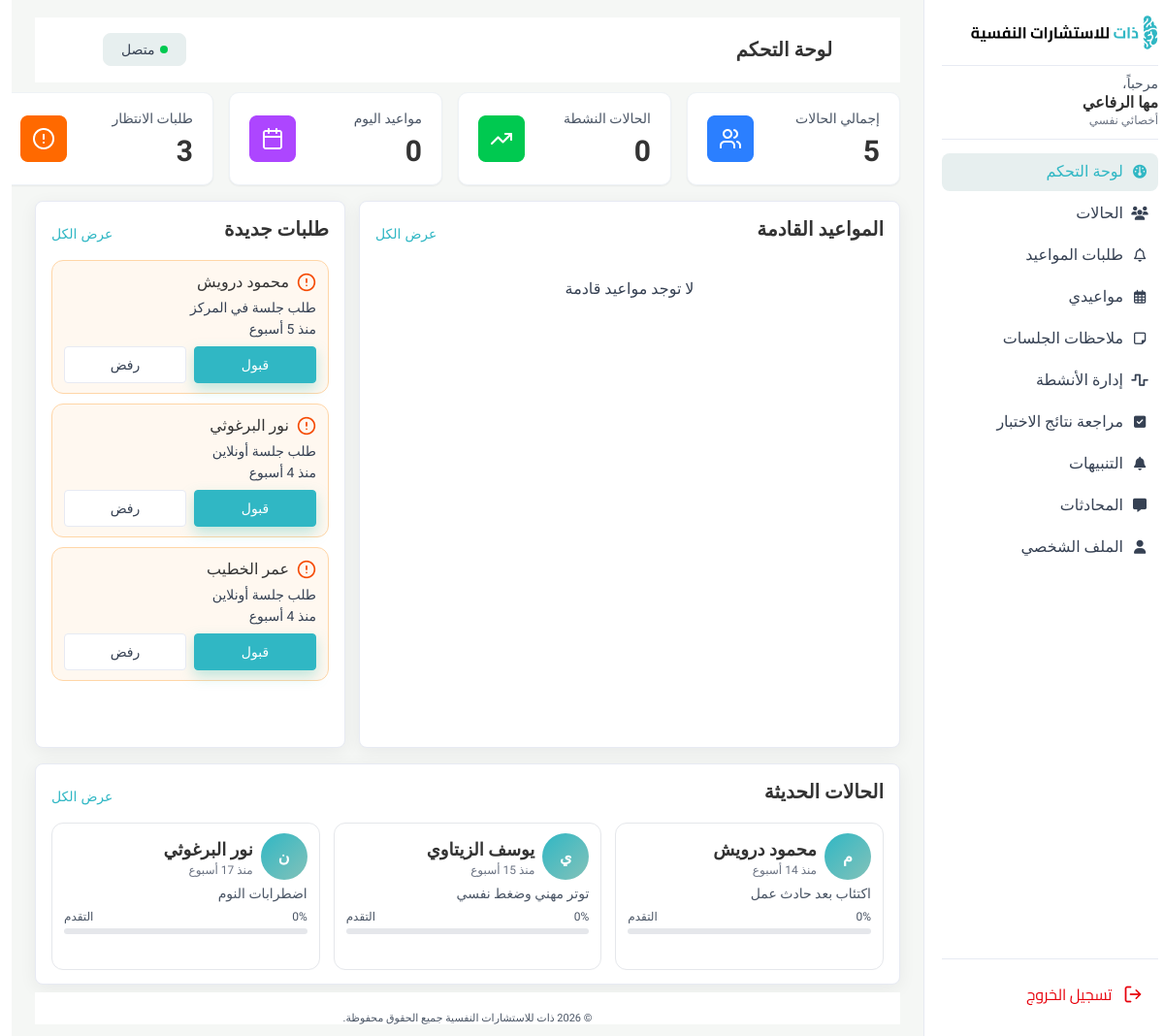
/Therapist/therapist/therapist-dashboard/index.php (signed in), run on the app's committed database.
### tables this page shows
CREATE TABLE `appointments` (
  `appointment_id` int(11) NOT NULL,
  `case_id` int(11) DEFAULT NULL,
  `therapist_id` int(11) DEFAULT NULL,
  `client_id` int(11) DEFAULT NULL,
  `date_time` datetime NOT NULL,
  `duration_min` smallint(5) UNSIGNED NOT NULL DEFAULT 60,
  `mode` varchar(10) NOT NULL CHECK (`mode` in ('ONLINE','IN_CENTER')),
  `room_number` varchar(20) DEFAULT NULL,
  `zoom_link` varchar(500) DEFAULT NULL,
  `status` varchar(15) NOT NULL DEFAULT 'REQUESTED' CHECK (`status` in ('REQUESTED','CONFIRMED','COMPLETED','CANCELLED')),
  `cancel_reason` text DEFAULT NULL,
  `created_at` datetime NOT NULL DEFAULT current_timestamp(),
  `last_updated` datetime NOT NULL DEFAULT current_timestamp() ON UPDATE current_timestamp(),
  `session_type` enum('CONSULTATION','THERAPY') NOT NULL
);

CREATE TABLE `users` (
  `user_id` int(11) NOT NULL,
  `name` varchar(100) NOT NULL,
  `email` varchar(150) NOT NULL,
  `password` varchar(255) NOT NULL,
  `phone` varchar(20) DEFAULT NULL,
  `avatar` varchar(255) DEFAULT NULL,
  `role` varchar(20) NOT NULL CHECK (`role` in ('CLIENT','THERAPIST','ADMIN')),
  `is_active` tinyint(1) DEFAULT 1,
  `created_at` datetime NOT NULL DEFAULT current_timestamp(),
  `updated_at` datetime NOT NULL DEFAULT current_timestamp() ON UPDATE current_timestamp(),
  `is_2fa_enabled` tinyint(1) NOT NULL DEFAULT 0,
  `username` varchar(50) DEFAULT NULL,
  `appointment_notifications` tinyint(1) NOT NULL DEFAULT 1,
  `message_notifications` tinyint(1) NOT NULL DEFAULT 1,
  `activity_reminder_notifications` tinyint(1) NOT NULL DEFAULT 1,
  `session_version` int(10) UNSIGNED NOT NULL DEFAULT 0
);

CREATE TABLE `cases` (
  `case_id` int(11) NOT NULL,
  `client_id` int(11) DEFAULT NULL,
  `therapist_id` int(11) DEFAULT NULL,
  `title` varchar(200) NOT NULL,
  `description` text DEFAULT NULL,
  `status` enum('IN_PROGRESS','UNDER_REVIEW','CLOSED') NOT NULL DEFAULT 'IN_PROGRESS',
  `priority` varchar(10) NOT NULL DEFAULT 'MEDIUM' CHECK (`priority` in ('LOW','MEDIUM','HIGH')),
  `is_flagged` tinyint(1) NOT NULL DEFAULT 0,
  `created_at` datetime NOT NULL DEFAULT current_timestamp(),
  `last_updated` datetime NOT NULL DEFAULT current_timestamp() ON UPDATE current_timestamp(),
  `closed_at` datetime DEFAULT NULL,
  `progress` tinyint(3) UNSIGNED NOT NULL DEFAULT 0 CHECK (`progress` between 0 and 100)
);

### Therapist/therapist/therapist-dashboard/index.php (the view, shortened to what this page needs)
<?php
require_once __DIR__ . '/../../connection.php';
$user_id = $_SESSION['user_id'];
$therapist_id = (int) $user_id;
$stmt = $conn->prepare("SELECT COUNT(*) AS total FROM cases WHERE therapist_id = ?");
$stmt->bind_param("i", $therapist_id);
$stmt->execute();
$total_cases = $stmt->get_result()->fetch_assoc()['total'];
$stmt = $conn->prepare("SELECT COUNT(*) AS total FROM cases WHERE therapist_id = ? AND status IN ('NEW','IN_ASSESSMENT','IN_THERAPY')");
$stmt->bind_param("i", $therapist_id);
$stmt->execute();
$active_cases = $stmt->get_result()->fetch_assoc()['total'];
$today = date('Y-m-d');
$stmt = $conn->prepare("SELECT COUNT(*) AS total FROM appointments WHERE therapist_id = ? AND DATE(date_time) = ? AND status != 'CANCELLED'");
$stmt->bind_param("is", $therapist_id, $today);
$stmt->execute();
$today_appointments = $stmt->get_result()->fetch_assoc()['total'];
$stmt = $conn->prepare("SELECT COUNT(*) AS total FROM appointments WHERE therapist_id = ? AND status = 'REQUESTED'");
$stmt->bind_param("i", $therapist_id);
$stmt->execute();
$pending_requests = $stmt->get_result()->fetch_assoc()['total'];
$now = date('Y-m-d H:i:s');
$stmt = $conn->prepare("
    SELECT a.appointment_id, a.date_time, a.status, u.name AS client_name,
           CASE WHEN s.session_id IS NOT NULL THEN 'جلسة متابعة' ELSE 'جلسة أولى' END AS session_type
    FROM appointments a
    JOIN clients c ON a.client_id = c.client_id
    JOIN users u ON c.client_id = u.user_id
    LEFT JOIN sessions s ON s.case_id = a.case_id AND s.session_id != (
        SELECT MAX(s2.session_id) FROM sessions s2 WHERE s2.case_id = a.case_id
    )
    WHERE a.therapist_id = ? AND a.date_time >= ? AND a.status IN ('CONFIRMED','REQUESTED')
    ORDER BY a.date_time ASC
    LIMIT 5
");
$stmt->bind_param("is", $therapist_id, $now);
$stmt->execute();
$upcoming_appointments = $stmt->get_result()->fetch_all(MYSQLI_ASSOC);
$stmt = $conn->prepare("
    SELECT a.appointment_id, a.date_time, u.name AS client_name, a.mode
    FROM appointments a
    JOIN clients c ON a.client_id = c.client_id
    JOIN users u ON c.client_id = u.user_id
    WHERE a.therapist_id = ? AND a.status = 'REQUESTED'
    ORDER BY a.created_at DESC
    LIMIT 5
");
$stmt->bind_param("i", $therapist_id);
$stmt->execute();
$new_requests = $stmt->get_result()->fetch_all(MYSQLI_ASSOC);
$stmt = $conn->prepare("
    SELECT cs.case_id, cs.title AS condition_name, cs.status, cs.created_at, u.name AS client_name
    FROM cases cs
    JOIN clients c ON cs.client_id = c.client_id
    JOIN users u ON c.client_id = u.user_id
    WHERE cs.therapist_id = ?
    ORDER BY cs.created_at DESC
    LIMIT 3
");
$stmt->bind_param("i", $therapist_id);
$stmt->execute();
$recent_cases = $stmt->get_result()->fetch_all(MYSQLI_ASSOC);
function timeAgo($datetime)
{
  $diff = time() - strtotime($datetime);
  return 'منذ ' . floor($diff / 604800) . ' أسبوع';
}
function firstLetter($name)
{
  return mb_substr(trim($name), 0, 1, 'UTF-8');
}
?>
<!DOCTYPE html>
<html lang="ar" dir="rtl">
<head>
  <link
    rel="stylesheet"
    href="https://cdnjs.cloudflare.com/ajax/libs/font-awesome/6.5.1/css/all.min.css" />
  <link rel="stylesheet" href="../thirapist.css">
  <link rel="stylesheet" href="../total.css" />
  <link rel="stylesheet" href="style.css" />
</head>
<body>
  <div class="app">
    <?php include "../layouts/sidebar.php"; ?>
    <main class="main">
      <header class="main-header">
        <h1 class="page-title">لوحة التحكم</h1>
        <button class="status-btn">
          <span class="status-dot"></span>
          متصل
        </button>
      </header>
      <section class="stats-row">
        <div class="stat-card ">
          <div class="stat-info">
            <div class="stat-label">إجمالي الحالات</div>
            <div class="stat-value"><?= $total_cases ?></div>
          </div>
          <div class="stat-icon">
            <img src="./img/اجمالي الحالات.png" alt="إجمالي الحالات">
          </div>
        </div>
        <div class="stat-card ">
          <div class="stat-info">
            <div class="stat-label">الحالات النشطة</div>
            <div class="stat-value"><?= $active_cases ?></div>
          </div>
          <div class="stat-icon">
            <img src="./img/الحالات النشطة.png" alt=" لحالات النشطة">
          </div>
        </div>
        <div class="stat-card ">
          <div class="stat-info">
            <div class="stat-label">مواعيد اليوم</div>
            <div class="stat-value"><?= $today_appointments ?></div>
          </div>
          <div class="stat-icon">
            <img src="./img/مواعيد اليوم.png" alt="مواعيد اليوم">
          </div>
        </div>
        <div class="stat-card ">
          <div class="stat-info">
            <div class="stat-label">طلبات الانتظار</div>
            <div class="stat-value"><?= $pending_requests ?></div>
          </div>
          <div class="stat-icon">
            <img src="./img/طلبات الانتظار.png" alt="طلبات الانتظار">
          </div>
        </div>
      </section>
      <section class="middle-row">
        <div class="col-large">
          <div class="dash-card section-card appointments-card">
            <div class="card-header">
              <h2>المواعيد القادمة</h2>
              <button class="link-btn">عرض الكل</button>
            </div>
            <?php if (empty($upcoming_appointments)): ?>
              <p class="muted" style="text-align:center; padding:20px;">لا توجد مواعيد قادمة</p>
            <?php endif; ?>
          </div>
        </div>
        <div class="col-small">
          <div class="dash-card section-card requests-card">
            <div class="card-header">
              <h2>طلبات جديدة</h2>
              <button class="link-btn">عرض الكل</button>
            </div>
            <div class="list">
              <?php if (empty($new_requests)): ?>
                <p class="muted" style="text-align:center; padding:20px;">لا توجد طلبات جديدة</p>
              <?php else: ?>
                <?php foreach ($new_requests as $req): ?>
                  <div class="request-item" data-appointment-card data-status="pending">
                    <div class="line-1">
                      <img src="img/vector.png" alt="!" class="warn-icon">
                      <span class="name"><?= htmlspecialchars($req['client_name']) ?></span>
                    </div>
                    <div class="line-2">
                      <span class="muted small">طلب جلسة <?= $req['mode'] === 'ONLINE' ? 'أونلاين' : 'في المركز' ?></span>
                      <span class="muted small"><?= timeAgo($req['date_time']) ?></span>
                    </div>
                    <div class="actions">
                      <button type="button" class="btn-primary btn-accept" data-appointment-id="<?= (int) $req['appointment_id'] ?>" data-api-url="index.php">قبول</button>
                      <button type="button" class="btn-outline btn-reject" data-appointment-id="<?= (int) $req['appointment_id'] ?>" data-api-url="index.php">رفض</button>
                    </div>
                  </div>
                <?php endforeach; ?>
              <?php endif; ?>
            </div>
          </div>
        </div>
      </section>
      <section class="dash-card card-recent">
        <div class="card-header">
          <h2 class="card-title">الحالات الحديثة</h2>
          <button class="link-btn">عرض الكل</button>
        </div>
        <div class="recent-grid">
          <?php if (empty($recent_cases)): ?>
            <p class="muted" style="text-align:center; padding:20px;">لا توجد حالات حديثة</p>
          <?php else: ?>
            <?php
            $status_progress = [
              'NEW' => 10,
              'IN_ASSESSMENT' => 35,
              'IN_THERAPY' => 60,
              'ON_HOLD' => 50,
              'RECOVERED' => 100,
            ];
            ?>
            <?php foreach ($recent_cases as $case):
              $progress = $status_progress[$case['status']] ?? 0;
            ?>
              <div class="case-card">
                <div class="case-header">
                  <div class="case-avatar"><?= firstLetter($case['client_name']) ?></div>
                  <div>
                    <div class="case-name"><?= htmlspecialchars($case['client_name']) ?></div>
                    <div class="case-meta"><?= timeAgo($case['created_at']) ?></div>
                  </div>
                </div>
                <div class="case-condition"><?= htmlspecialchars($case['condition_name']) ?></div>
                <div class="progress-label">
                  <span><?= $progress ?>%</span>
                  <span>التقدم</span>
                </div>
                <div class="progress">
                </div>
              </div>
            <?php endforeach; ?>
          <?php endif; ?>
        </div>
      </section>
      <?php include "../layouts/footer.php"; ?>
    </main>
  </div>
</body>
</html>

### Therapist/therapist/thirapist.css (style rules this page uses)
.app { display: flex; min-height: 100vh; }
.main { flex: 1; padding: 18px 24px 12px; display: flex; flex-direction: column; width: auto; height: auto; min-width: 0; background-color: #F5F7F5; }
.main-header { display: flex; align-items: center; justify-content: space-between; margin-bottom: 14px; padding: 20px 15px ; background-color:#FFFFFF ; }
.page-title { margin: 0; font-size: 20px; font-weight: 700; color: #333333; text-align: right; vertical-align: middle; line-height: 28px; }
.status-btn { display: inline-flex; align-items: center; gap: 6px; padding: 6px 18px; border-radius: 8px; border: 1px solid#E7EFEF; background:#E7EFEF; color:#364153; font-size: 14px; font-weight: 400; line-height: 20px; }
.status-dot { width: 8px; height: 8px; border-radius: 50%; background: #00C950; }

### Therapist/therapist/total.css (style rules this page uses)
*, *::before, *::after { box-sizing: border-box; margin: 0; padding: 0; }
body { margin: 0; font-family: 'Cairo', system-ui, -apple-system, BlinkMacSystemFont, 'Segoe UI', sans-serif; direction: rtl; background-color: #ffffff; color:#4A5565; }
.main-header { background-color: #ffffff; border-bottom: 1px solid #ffffff; height: 67px; width: 1512; padding: 0 70px; display: flex; align-items: center; justify-content: space-between; margin-bottom: 10px; }
.btn-primary { background-color:#36A397; color: #ffffff; box-shadow: 0 6px 14px rgba(70, 194, 182, 0.35); }
.card-title { font-size: 24px; font-weight:700; font-style: bold; text-align: center; line-height: 32px; letter-spacing: 0%; vertical-align: middle; margin-bottom: 4px; }
.progress { width: 100%; height: 4px; background: #e2e8f0; border-radius: 999px; overflow: hidden; margin-bottom: 24px; }

### data on the page
appointments: users.name "محمود درويش", mode "في المركز", date_time "منذ 5 أسبوع"
appointments: users.name "نور البرغوثي", mode "أونلاين", date_time "منذ 4 أسبوع"
appointments: users.name "عمر الخطيب", mode "أونلاين", date_time "منذ 4 أسبوع"
cases: users.name "محمود درويش", created_at "منذ 14 أسبوع", title "اكتئاب بعد حادث عمل"
cases: users.name "يوسف الزيتاوي", created_at "منذ 15 أسبوع", title "توتر مهني وضغط نفسي"
cases: users.name "نور البرغوثي", created_at "منذ 17 أسبوع", title "اضطرابات النوم"

### other printed values
$_SESSION['user_name'] "مها الرفاعي"
$total_cases "5"
$active_cases "0"
$today_appointments "0"
$pending_requests "3"
